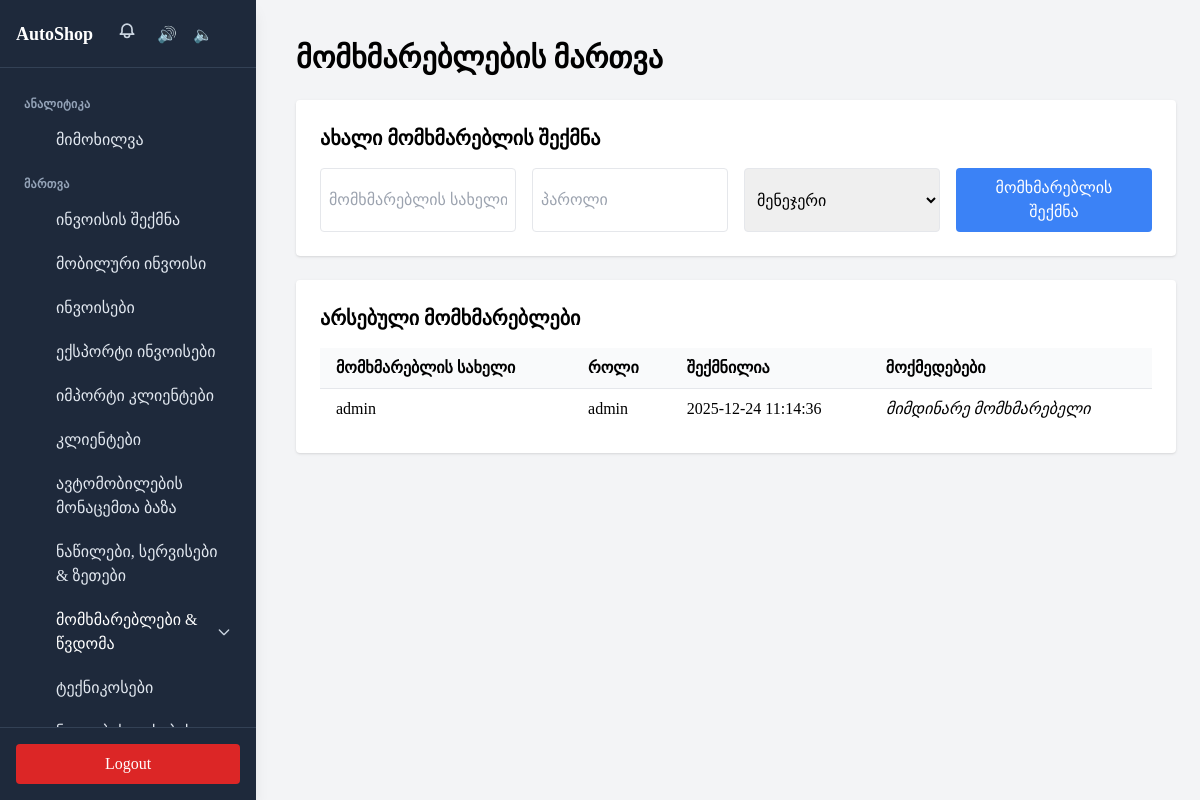
The page /admin/users.php (signed in) on the database its author committed.
### tables this page shows
CREATE TABLE users (
    id INT AUTO_INCREMENT PRIMARY KEY,
    username VARCHAR(50) UNIQUE NOT NULL,
    password VARCHAR(255) NOT NULL,
    role ENUM('admin', 'manager', 'user') NOT NULL DEFAULT 'user',
    created_at TIMESTAMP DEFAULT CURRENT_TIMESTAMP
);

### admin/users.php (the view, shortened to what this page needs)
<?php
require '../config.php';
$stmt = $pdo->query('SELECT id, username, role, created_at FROM users ORDER BY created_at DESC');
$users = $stmt->fetchAll(PDO::FETCH_ASSOC);
?>
<!DOCTYPE html>
<html lang="ka">
<head>
    <script src="https://cdn.tailwindcss.com"></script>
</head>
<body class="bg-gray-100 min-h-screen">
    <?php include '../partials/sidebar.php'; ?>
    <div class="min-h-full overflow-auto ml-0 md:ml-64 pt-4 pl-4">
        <div class="p-6">
            <h1 class="text-3xl font-bold mb-6">მომხმარებლების მართვა</h1>
            <div class="bg-white p-6 rounded shadow mb-6">
                <h2 class="text-xl font-semibold mb-4">ახალი მომხმარებლის შექმნა</h2>
                <form method="post" class="grid grid-cols-1 md:grid-cols-4 gap-4">
                    <input type="text" name="username" placeholder="მომხმარებლის სახელი" required class="border p-2 rounded">
                    <input type="password" name="password" placeholder="პაროლი" required class="border p-2 rounded">
                    <select name="role" class="border p-2 rounded">
                        <option value="manager">მენეჯერი</option>
                    </select>
                    <button type="submit" name="create_user" class="bg-blue-500 text-white px-4 py-2 rounded hover:bg-blue-600">მომხმარებლის შექმნა</button>
                </form>
            </div>
            <div class="bg-white p-6 rounded shadow">
                <h2 class="text-xl font-semibold mb-4">არსებული მომხმარებლები</h2>
                <div class="overflow-x-auto">
                    <table class="w-full table-auto">
                        <thead>
                            <tr class="bg-gray-50">
                                <th class="px-4 py-2 text-left">მომხმარებლის სახელი</th>
                                <th class="px-4 py-2 text-left">როლი</th>
                                <th class="px-4 py-2 text-left">შექმნილია</th>
                                <th class="px-4 py-2 text-left">მოქმედებები</th>
                            </tr>
                        </thead>
                        <tbody>
                            <?php foreach ($users as $user): ?>
                                <tr class="border-t">
                                    <td class="px-4 py-2"><?php echo htmlspecialchars($user['username']); ?></td>
                                    <td class="px-4 py-2"><?php echo htmlspecialchars($user['role']); ?></td>
                                    <td class="px-4 py-2"><?php echo htmlspecialchars($user['created_at']); ?></td>
                                    <td class="px-4 py-2">
                                        <?php if ($user['id'] !== $_SESSION['user_id']): ?>
                                            <form method="post" class="inline" onsubmit="return confirm('დარწმუნებული ხართ?');">
                                                <input type="hidden" name="user_id" value="<?php echo $user['id']; ?>">
                                                <select name="role" onchange="this.form.submit()" class="border p-1 rounded">
                                                    <option value="manager" <?php echo $user['role'] === 'manager' ? 'selected' : ''; ?>>მენეჯერი</option>
                                                    <option value="admin" <?php echo $user['role'] === 'admin' ? 'selected' : ''; ?>>ადმინისტრატორი</option>
                                                </select>
                                                <input type="hidden" name="update_user" value="1">
                                            </form>
                                            <form method="post" class="inline ml-2" onsubmit="return confirm('წავშალოთ ეს მომხმარებელი?');">
                                                <input type="hidden" name="user_id" value="<?php echo $user['id']; ?>">
                                                <button type="submit" name="delete_user" class="bg-red-500 text-white px-2 py-1 rounded hover:bg-red-600">წაშლა</button>
                                            </form>
                                        <?php else: ?>
                                            <em>მიმდინარე მომხმარებელი</em>
                                        <?php endif; ?>
                                    </td>
                                </tr>
                            <?php endforeach; ?>
                        </tbody>
                    </table>
                </div>
            </div>
        </div>
    </div>
</body>
</html>

### admin/users.php (style rules this page uses)
body { font-family: 'BPG Arial', 'BPG Arial Caps'; }

### rows shown on the page
users: username "admin", role "admin", created_at "2025-12-24 11:14:36", shows "მიმდინარე მომხმარებელი"

### other values the page prints
$section['label'] "ᲐᲜᲐᲚᲘᲢᲘᲙᲐ"
$item['label'] "მიმოხილვა"
$section['label'] "ᲛᲐᲠᲗᲕᲐ"
$item['label'] "ინვოისის შექმნა"
$item['label'] "მობილური ინვოისი"
$item['label'] "ინვოისები"
$item['label'] "ექსპორტი ინვოისები"
$item['label'] "იმპორტი კლიენტები"
$item['label'] "კლიენტები"
$item['label'] "ავტომობილების მონაცემთა ბაზა"
$item['label'] "ნაწილები, სერვისები & ზეთები"
$item['label'] "მომხმარებლები & წვდომა"
$item['label'] "ტექნიკოსები"
